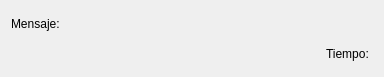
<?xml version="1.0" encoding="UTF-8"?>
<ui version="4.0">
 <class>ChatItem</class>
 <widget class="QWidget" name="ChatItem">
  <property name="geometry">
   <rect>
    <x>0</x>
    <y>0</y>
    <width>384</width>
    <height>77</height>
   </rect>
  </property>
  <property name="windowTitle">
   <string>Form</string>
  </property>
  <layout class="QVBoxLayout" name="verticalLayout_2">
   <item>
    <layout class="QVBoxLayout" name="verticalLayout">
     <item>
      <widget class="QLabel" name="lblMensaje">
       <property name="text">
        <string>Mensaje: </string>
       </property>
      </widget>
     </item>
     <item alignment="Qt::AlignRight">
      <widget class="QLabel" name="lblTiempo">
       <property name="text">
        <string>Tiempo: </string>
       </property>
      </widget>
     </item>
    </layout>
   </item>
  </layout>
 </widget>
 <resources/>
 <connections/>
</ui>
